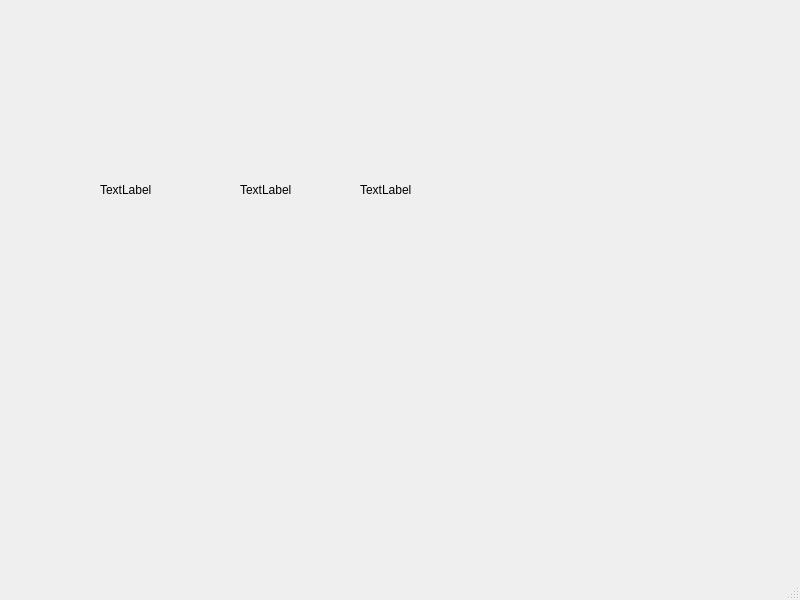
<?xml version="1.0" encoding="UTF-8"?>
<ui version="4.0">
 <class>MainWindow</class>
 <widget class="QMainWindow" name="MainWindow">
  <property name="geometry">
   <rect>
    <x>0</x>
    <y>0</y>
    <width>800</width>
    <height>600</height>
   </rect>
  </property>
  <property name="windowTitle">
   <string>MainWindow</string>
  </property>
  <widget class="QWidget" name="centralwidget">
   <widget class="QLabel" name="idLabel">
    <property name="geometry">
     <rect>
      <x>100</x>
      <y>180</y>
      <width>69</width>
      <height>19</height>
     </rect>
    </property>
    <property name="text">
     <string>TextLabel</string>
    </property>
   </widget>
   <widget class="QLabel" name="nameLabel">
    <property name="geometry">
     <rect>
      <x>240</x>
      <y>180</y>
      <width>69</width>
      <height>19</height>
     </rect>
    </property>
    <property name="text">
     <string>TextLabel</string>
    </property>
   </widget>
   <widget class="QLabel" name="ageLabel">
    <property name="geometry">
     <rect>
      <x>360</x>
      <y>180</y>
      <width>69</width>
      <height>19</height>
     </rect>
    </property>
    <property name="text">
     <string>TextLabel</string>
    </property>
   </widget>
  </widget>
  <widget class="QMenuBar" name="menubar">
   <property name="geometry">
    <rect>
     <x>0</x>
     <y>0</y>
     <width>800</width>
     <height>24</height>
    </rect>
   </property>
  </widget>
  <widget class="QStatusBar" name="statusbar"/>
 </widget>
 <resources/>
 <connections/>
</ui>
